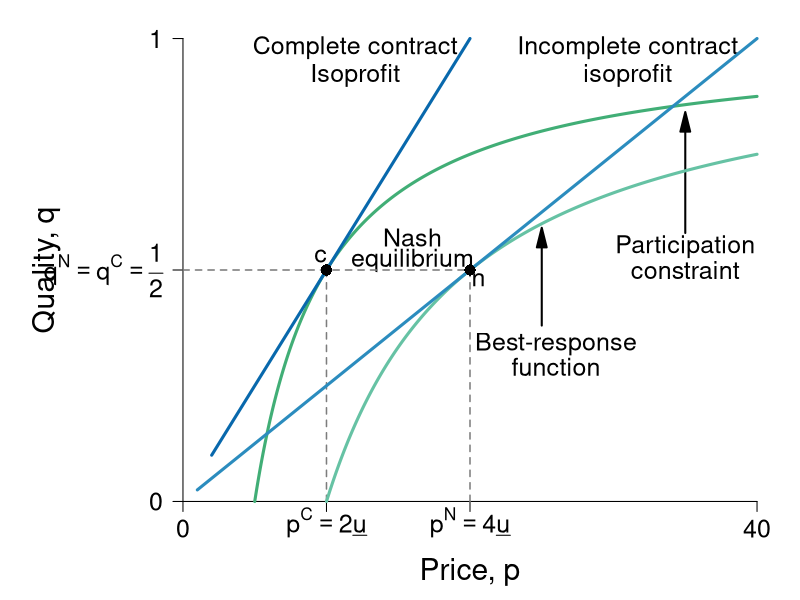

R code for this plot:
require(ggplot2)
require(shape)
pdf(file = "information_power/information_icc_pc.pdf", width = 9, height = 7)

#Set parameters for graphics
axislabelsize <- 1.8
labelsize <- 1.5
namesize <- 1.8
annotatesize <- 1.5
graphlinewidth <- 2
segmentlinewidth <- 1.5

COL <- c("#7fc97f", "#beaed4", "#fdc086", "#ffff99", "#386cb0", "#f0027f", "#bf5b17", "#666666")
COLA <- c("#e0f3db", "#99d8c9","#66c2a4","#41ae76", "#238b45", "#005824")
COLB <- c("#c6dbef", "#4eb3d3", "#2b8cbe", "#0868ac","#084081")
COLC <- c("#fcfbfd", "#efedf5", "#dadaeb", "#bcbddc", "#9e9ac8", "#807dba", "#6a51a3", "#54278f", "#3f007d")
grays <- gray.colors(25, start = 1, end = 0)

isov <- function(p, delta = 5) {
  (p - delta)/p
}

brfFn <- function(p, delta = 5) {
  1 - (2 * delta) /p
}

solowCondition <- function(p, delta = 5){
  (p*(1/(8*delta)))
}

par(mar =  c(4, 8, 1, 1))
xlims <- c(0, 40)
ylims <- c(0, 1)


plot(0, 0, xlim = xlims, ylim = ylims, type = "n",
     xlab = expression(paste("")),
     ylab = expression(paste("")),
     xaxt = "n", yaxt = "n", cex.lab = axislabelsize, bty = "n")

mtext(expression(paste("Price, ", p)), side = 1, line = 2.5, cex = axislabelsize)
text(-9.5, 0.5*ylims[2], expression(paste("Quality, ", q)), xpd = TRUE, cex = axislabelsize, srt = 90) 


npts <- 500 
npts2 <- 501
#Specify the sequences of points for graphing. 
xx1 <- seq(10, xlims[2], length.out = npts)
xx2 <- seq(1, xlims[2], length.out = npts)
xx0 <- seq(5, xlims[2], length.out = npts)

#Customize ticks and labels for the plot
ticksy <- c(0, 0.5, 1)
ylabels <- c(0, expression(paste(q^N == q^C, phantom() == frac(1,2))), 1)
ticksx <- c(0, 10, 20, 40)
xlabels <- c(0, expression(paste(p^C == 2*underline("u"))), expression(p^N == paste(4*underline("u"))), 40)
axis(1, at = ticksx, pos = 0, labels = xlabels, cex.axis = labelsize)
axis(2, at = ticksy, pos = 0, labels = ylabels, las = 1, cex.axis = labelsize)

#Annotation of the three graphs and the NE
text(31, 0.98, expression(paste("Incomplete contract")), cex = annotatesize)
text(31, 0.92, expression(paste("isoprofit")), cex = annotatesize)
#text(31, 0.85, expression(paste(q == frac(p, 8*underline("u")))), cex = annotatesize)
text(26, 0.34, expression(paste("Best-response")), cex = annotatesize)
text(26, 0.29, expression(paste("function")), cex = annotatesize)
#text(25, 0.21, expression(paste(q == 1 - frac(2*underline("u"), p))), cex = annotatesize)
Arrows(25, 0.38, 25, 0.57, col = "black", lty = 1, lwd = 2, arr.type = "triangle")


text(16, 0.57, expression(paste("Nash")), cex = annotatesize)
text(16, 0.52, expression(paste("equilibrium")), cex = annotatesize)
text(20.6, 0.48, expression(paste("n")), cex = annotatesize)


text(12, 0.98, expression(paste("Complete contract")), cex = annotatesize)
text(12, 0.92, expression(paste("Isoprofit")), cex = annotatesize)
#text(12, 0.85, expression(paste(q == frac(p, 4*underline("u")))), cex = annotatesize)
text(35, 0.55, expression(paste("Participation")), cex = annotatesize)
text(35, 0.5, expression(paste("constraint")), cex = annotatesize)
#text(35, 0.42, expression(paste(q == 1 - frac(underline("u"), p))), cex = annotatesize)
Arrows(35, 0.58, 35, 0.82, col = "black", lty = 1, lwd = 2, arr.type = "triangle")


#Lines for the coordinates of the Nash equilbrium
segments(20, 0, 20, 0.5, lty = 2, col = grays[20], lwd = segmentlinewidth)
segments(0, 0.5, 20, 0.5, lty = 2, col = grays[20], lwd = segmentlinewidth)
segments(10, 0, 10, 0.5, lty = 2, col = grays[20], lwd = segmentlinewidth)

#Draw the lines for the graphs
lines(xx0, isov(xx0, delta = 5), col = COLA[4], lwd = 3)
lines(xx1, brfFn(xx1), col = COLA[3], lwd = 3)
lines(xx2, solowCondition(xx2, delta = 5), col = COLB[3], lwd = 3)

#Add a point for the NE
points(20, 0.5, pch = 16, col = "black", cex = 1.5)

#Add a ray and a point for d.  
segments(2, 0.1, 20, 1, lty = 1, lwd = 3, col = COLB[4])
points(10, 0.5, pch = 16, col = "black", cex = 1.5)
text(9.6, 0.53, expression(paste("c")), cex = annotatesize)



dev.off()
